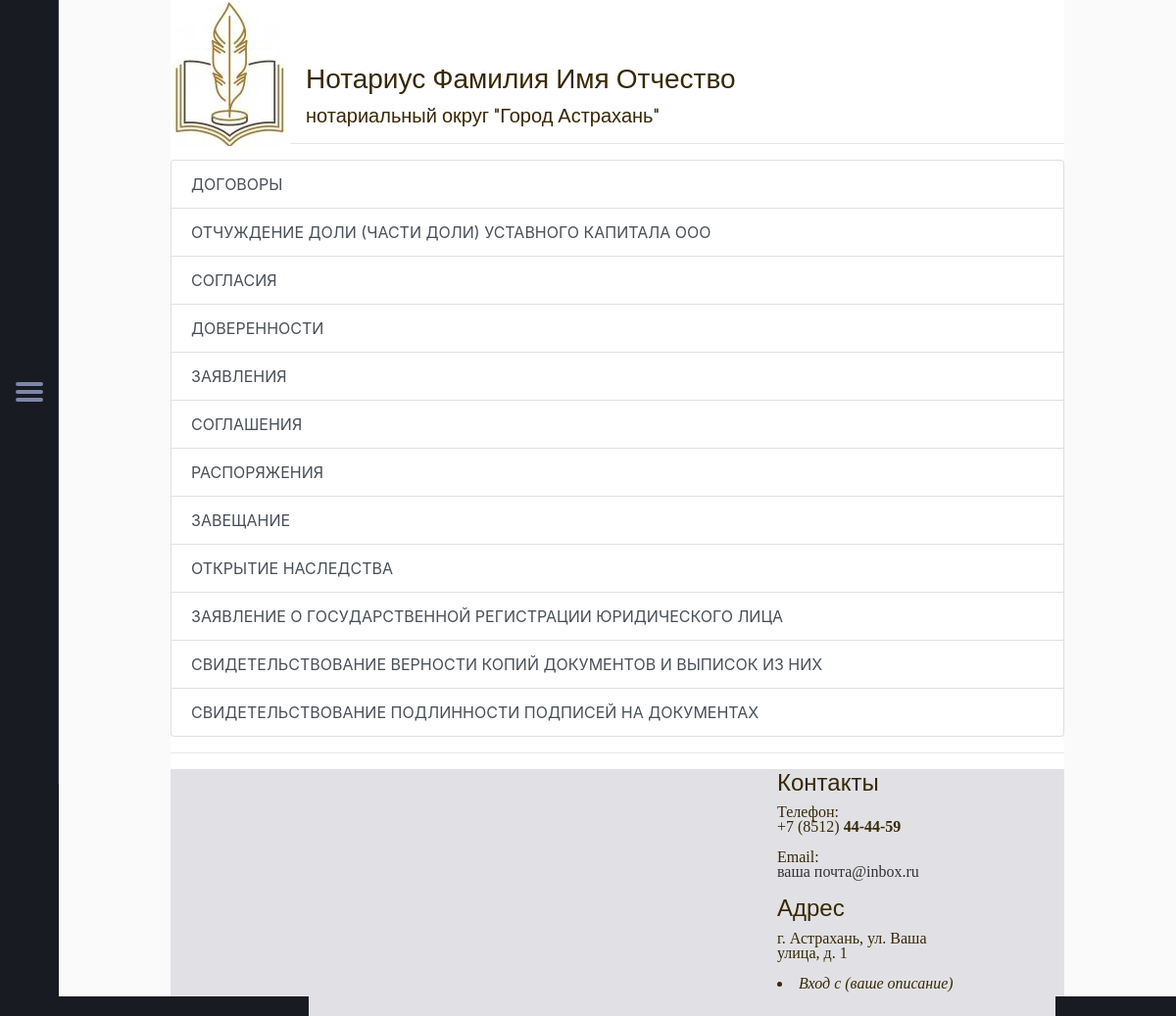
The page /category/ on the database its author committed.
### blog/models.py (models this page shows, shortened)
class Category(models.Model):
    title = models.CharField(max_length=255, verbose_name='Категория документа', db_index=True)
    class Meta:
        verbose_name= 'Категория'
        verbose_name_plural = "Категории"

### blog/views.py (the view)
# urls.py: path('category/', DocView.as_view(), name='category'),
class DocView(ListView):
   model = Category
   template_name = 'chigarova/category.html'
   context_object_name = 'doc'
   allow_empty = False
   def get_context_data(self, *,object_list=None,**kwargs ):
       context = super().get_context_data(**kwargs)
       context['title'] = 'Нотариальные действия'
       return context

### blog/templates/chigarova/category.html (shortened to what this page needs)
{% extends 'main_page.html' %}
{% load static %}
{% block link %}<hr>
<div class="list-group" >
    {% for item in doc %}
  <a href="/category/{{ item.pk }}" class="list-group-item list-group-item-action">{{ item.title}}</a>
    {% endfor %}
</div>
{% endblock %}

### siteblog/static/menu.css (style rules this page uses)
*, *:before, *:after { box-sizing: border-box; }
html { font-family: "Open Sans", Helvetica, arial, sans-serif; color: #333333; background-color: #eeeeee; }
a { color: #333333; text-decoration: none; }
a { -webkit-transition: color 0.3s ease-in-out; transition: color 0.3s ease-in-out; }

### siteblog/static/button.css (style rules this page uses)
*, *:before, *:after { margin:0; padding:0; box-sizing:border-box; }

### rows shown on the page
Category: title "ДОГОВОРЫ"
Category: title "ОТЧУЖДЕНИЕ ДОЛИ (ЧАСТИ ДОЛИ) УСТАВНОГО КАПИТАЛА ООО"
Category: title "СОГЛАСИЯ"
Category: title "ДОВЕРЕННОСТИ"
Category: title "ЗАЯВЛЕНИЯ"
Category: title "СОГЛАШЕНИЯ"
Category: title "РАСПОРЯЖЕНИЯ"
Category: title "ЗАВЕЩАНИЕ"
Category: title "ОТКРЫТИЕ НАСЛЕДСТВА"
Category: title "ЗАЯВЛЕНИЕ О ГОСУДАРСТВЕННОЙ РЕГИСТРАЦИИ ЮРИДИЧЕСКОГО ЛИЦА"
Category: title "СВИДЕТЕЛЬСТВОВАНИЕ ВЕРНОСТИ КОПИЙ ДОКУМЕНТОВ И ВЫПИСОК ИЗ НИХ"
Category: title "СВИДЕТЕЛЬСТВОВАНИЕ ПОДЛИННОСТИ ПОДПИСЕЙ НА ДОКУМЕНТАХ"
